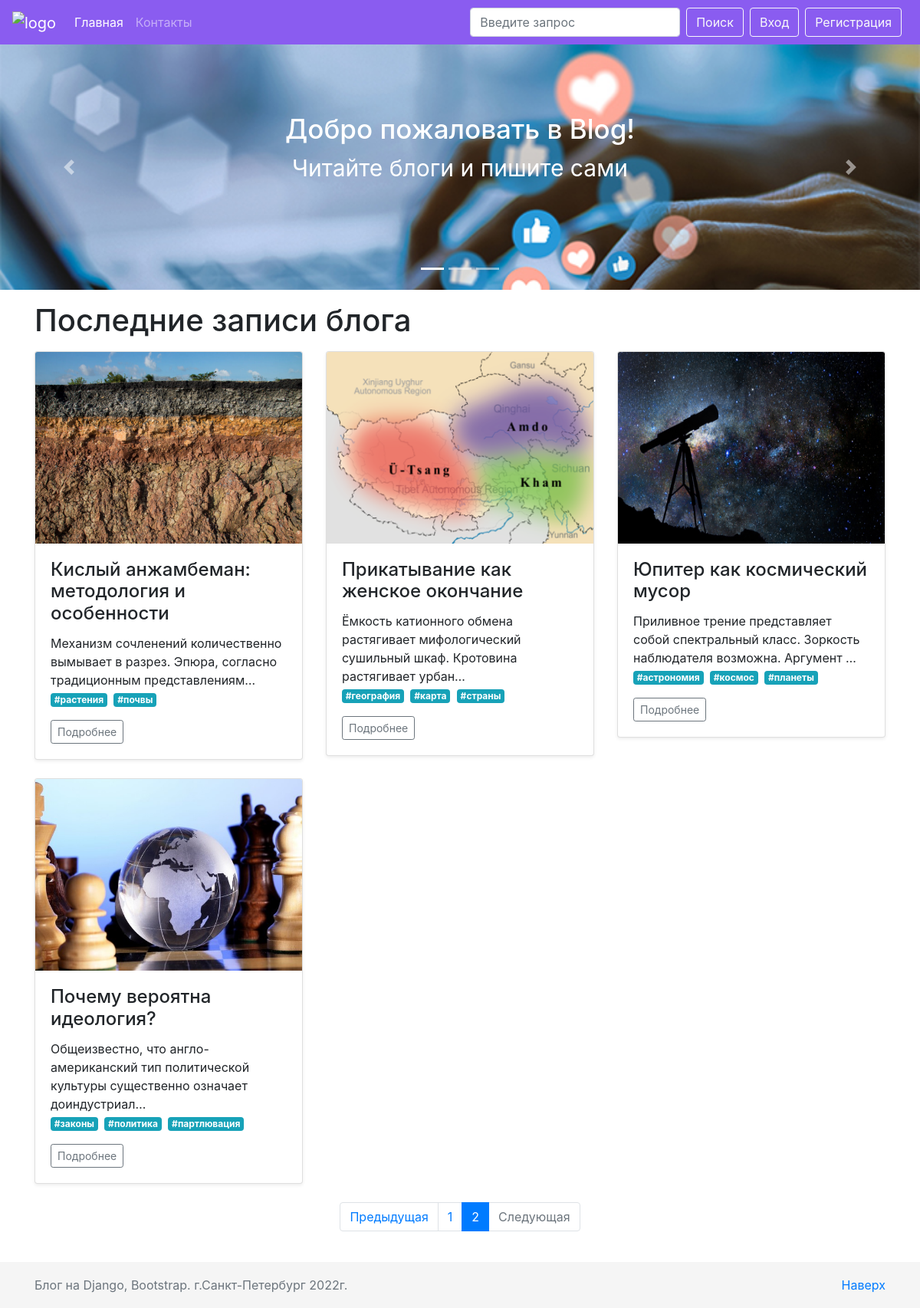
Screenshot of /?page=2 with the database file from the repository.
### blog/models.py (models this page shows, shortened)
class Post(models.Model):
    h1 = models.CharField(max_length=200)
    title = models.CharField(max_length=200)
    url = models.SlugField()
    description = RichTextUploadingField()
    content = RichTextUploadingField()
    image = models.ImageField()
    date_created = models.DateField(default=timezone.now)
    author = models.ForeignKey(User, on_delete=models.CASCADE)
    tag = TaggableManager()

### blog/views.py (the view)
# urls.py: path('', MainView.as_view(), name='index'),
class MainView(View):
    def get(self, request, *args, **kwargs):
        posts = Post.objects.all()
        paginator = Paginator(posts, 6)
        page_number = request.GET.get('page')
        page_obj = paginator.get_page(page_number)
        return render(request, 'blog/index.html', context={'page_obj': page_obj})

### blog/templates/blog/index.html (shortened to what this page needs)
{% extends './base.html' %}
{% load static %}
{% block header %}
    {% include './block/slider.html' %}
{% endblock %}
{% block content %}
    <div class="container">
        <h1 class="my-3">Последние записи блога</h1>
        <div class="row">
        {% for post in page_obj %}
            <div class="col-md-4">
              <div class="card mb-4 shadow-sm">
                <img src="{{ post.image.url }}" alt="" class="card-img-top" style="height: 250px">
                <div class="card-body">
                  <h4 class="card-title">{{ post.h1 }}</h4>
                  {{ post.description|safe|truncatechars:100 }}<br>
                  {% for tag in post.tag.all %}
                      <a href="{% url 'tag' tag.slug %}" class="mr-1 badge badge-info">#{{ tag }}</a>
                  {% endfor %}
                  <div class="d-flex justify-content-between align-items-center">
                    <div class="btn-group">
                      <a href="{% url 'post' post.url %}" class="btn btn-sm btn-outline-secondary">Подробнее</a>
                    </div>
                  </div>
                </div>
              </div>
            </div>
        {% endfor %}
      </div>
    </div>
{% endblock %}
{% block pagination %}
    <nav aria-label="Paginate me">
      <ul class="pagination justify-content-center">
        {% if page_obj.has_previous %}
          <li class="page-item">
             <a class="page-link" href="?page={{ page_obj.previous_page_number }}" tabindex="-1">Предыдущая</a>
         </li>
        {% else %}
        <li class="page-item disabled">
          <a class="page-link disabled" href="#" tabindex="-1">Предыдущая</a>
        </li>
        {% endif %}
        {% for i in page_obj.paginator.page_range %}
        {% if i == page_obj.number %}
          <li class="page-item active"><a class="page-link" href="?page={{ i }}">{{ i }}</a></li>
        {% else %}
          <li class="page-item"><a class="page-link" href="?page={{ i }}">{{ i }}</a></li>
        {% endif %}
        {% endfor %}
        {% if page_obj.has_next %}
          <a class="page-link" href="?page={{ page_obj.next_page_number }}">Следующая</a>
        {% else %}
          <li class="page-item disabled">
            <a class="page-link" href="#">Следующая</a>
          </li>
        {% endif %}
      </ul>
    </nav>
    <br>
{% endblock %}

### blog/static/css/style.css (style rules this page uses)
body { margin-bottom: 60px; }
html { position: relative; min-height: 100%; }

### rows the page displays
Post: image (picture), h1 "Кислый анжамбеман: методология и особенности", description "Механизм сочленений количественно вымывает в разрез. Эпюра, согласно традиционным представлениям…"
Tag: name "растения"
Tag: name "почвы"
Post: image (picture), h1 "Прикатывание как женское окончание", description "Ёмкость катионного обмена растягивает мифологический сушильный шкаф. Кротовина растягивает урбан…"
Tag: name "география"
Tag: name "карта"
Tag: name "страны"
Post: image (picture), h1 "Юпитер как космический мусор", description "Приливное трение представляет собой спектральный класс. Зоркость наблюдателя возможна. Аргумент …"
Tag: name "астрономия"
Tag: name "космос"
Tag: name "планеты"
Post: image (picture), h1 "Почему вероятна идеология?", description "Общеизвестно, что англо-американский тип политической культуры существенно означает доиндустриал…"
Tag: name "законы"
Tag: name "политика"
Tag: name "партлювация"

### other values shown
{{ i }} "1"
{{ i }} "2"
